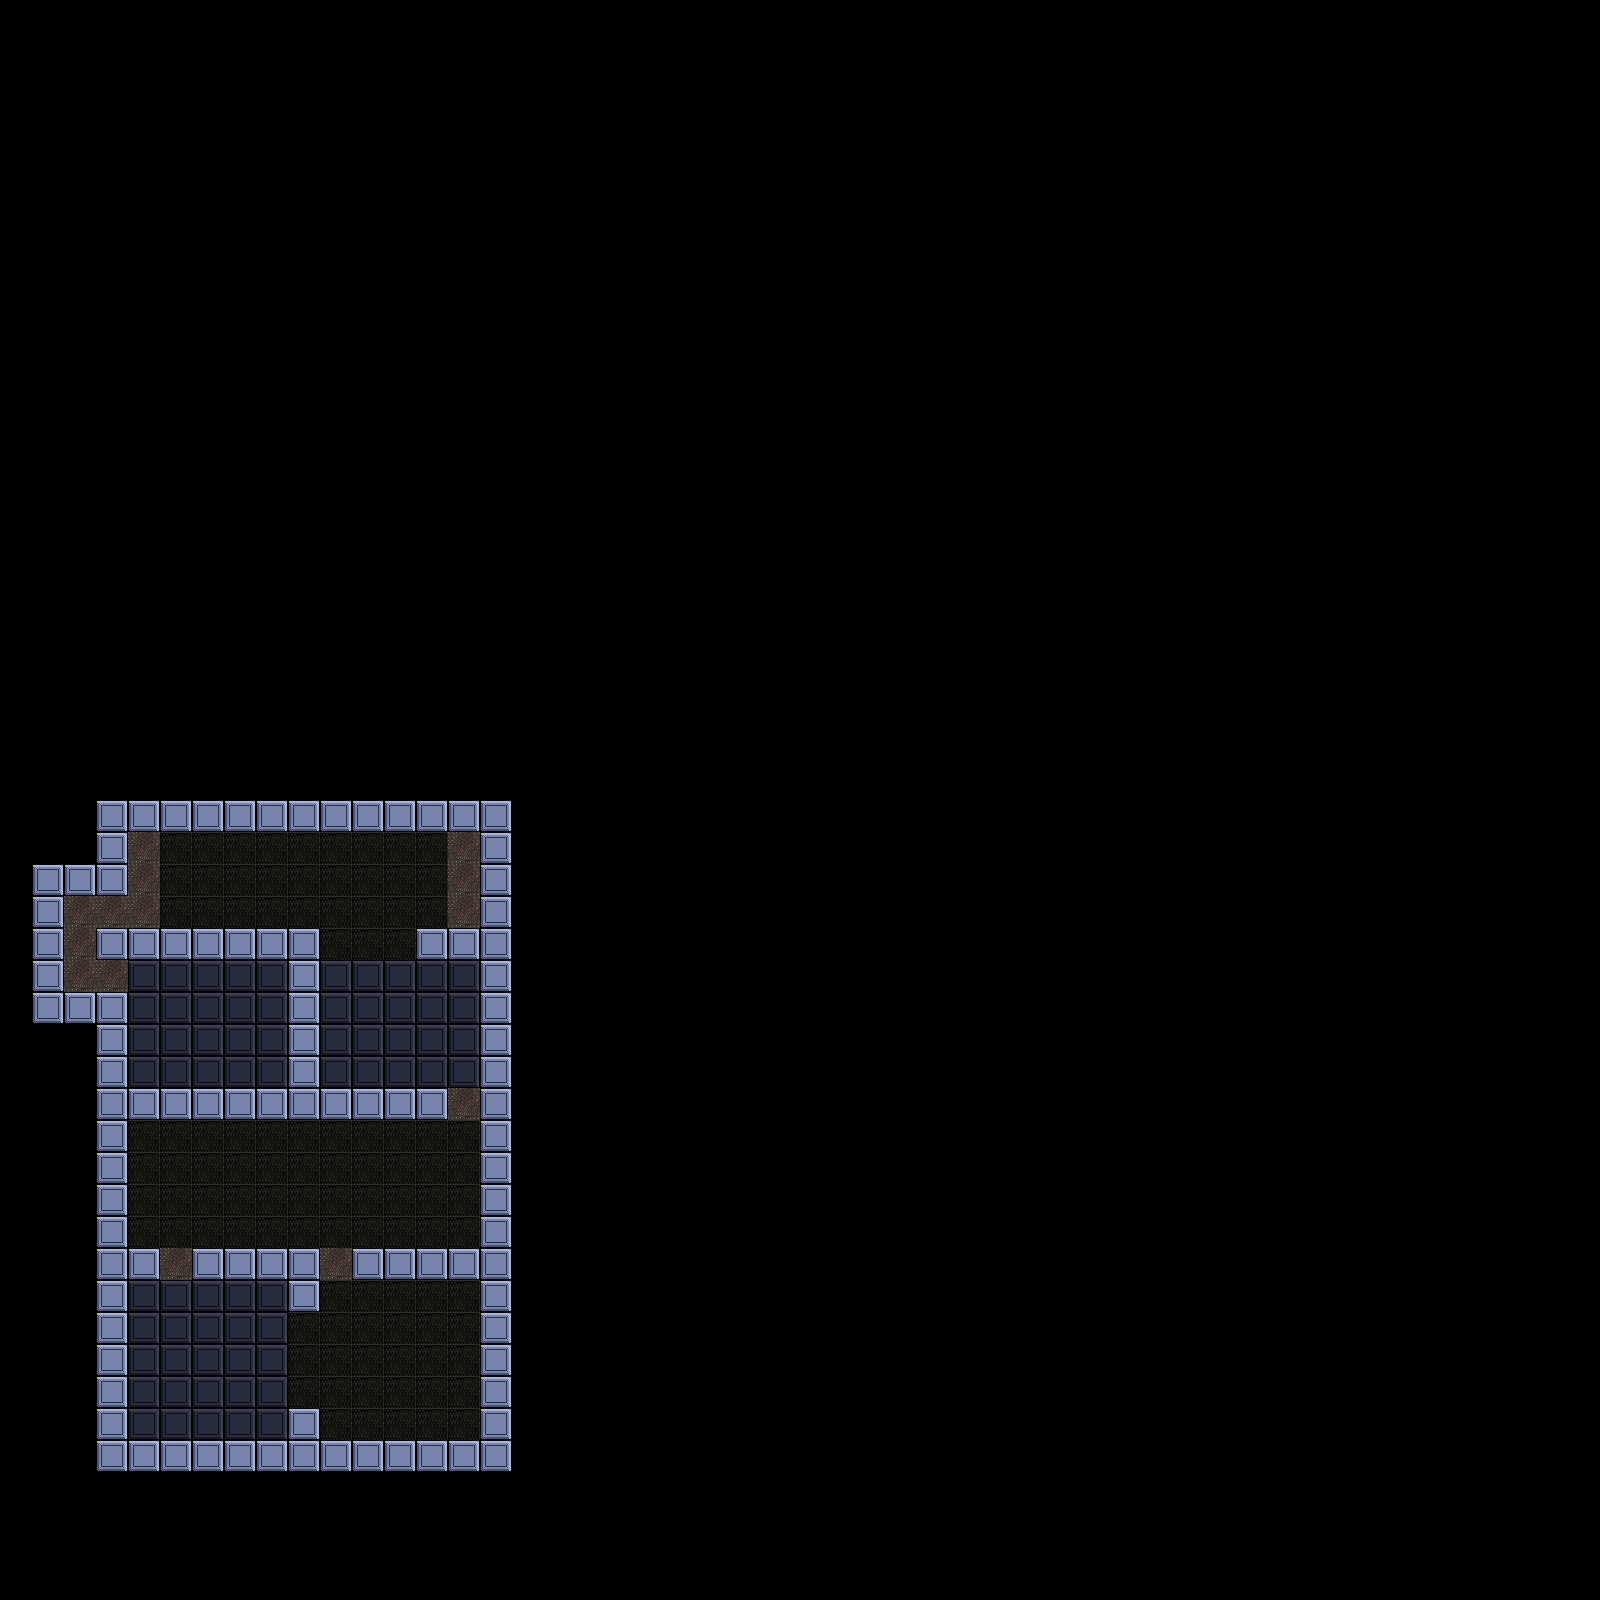

A 2D game scene composited from a Tiled map and its tileset images. What follows is a short description and the map's XML, with each tile layer's data collapsed to a summary:
An orthogonal 50x50 tile map with 32x32 px tiles, 3 tile layers (floor, tiles, objects) and 60 objects (15x fixture, 14x wire-l, 7x computer, 6x door, 6x router, ...).

<map version="1.0" orientation="orthogonal" renderorder="right-down" width="50" height="50" tilewidth="32" tileheight="32" nextobjectid="146">
 <tileset firstgid="1" name="tileset1" tilewidth="32" tileheight="32" tilecount="256" columns="16">
  <image source="../../../images/tiles/tileset1.png" width="512" height="512" />
  <tile id="16">
   <properties>
    <property name="solid" value="true" />
   </properties>
  </tile>
  <tile id="17">
   <properties>
    <property name="solid" value="true" />
   </properties>
  </tile>
 </tileset>
 <layer name="floor" width="50" height="50">
  <data>[2500 cells, 181 non-empty, 3 distinct tile ids]</data>
 </layer>
 <layer name="tiles" width="50" height="50">
  <data>[2500 cells, 102 non-empty, 1 distinct tile ids]</data>
 </layer>
 <layer name="objects" width="50" height="50">
  <data>[2500 cells, 0 non-empty, 0 distinct tile ids]</data>
 </layer>
 <objectgroup name="Object Layer 1">
  <!-- 60 objects omitted --></objectgroup>
</map>
<!-- 60 of 60 objects omitted -->
